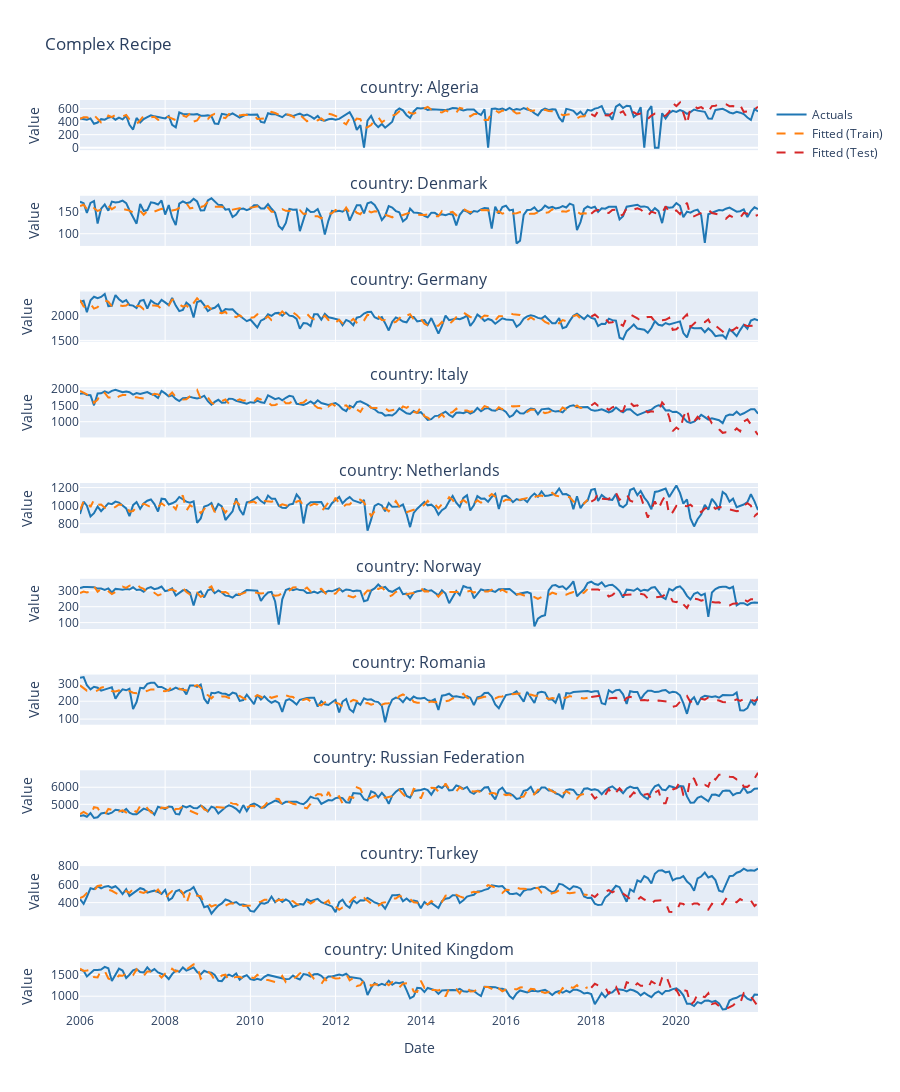

Here is the notebook cell this chart was saved with:
### Code cell
# Recipe with PLS (supervised dimensionality reduction)
rec_pls = (
    recipe()
    .step_normalize(all_numeric_predictors())
    .step_pls(all_numeric_predictors(), outcome="refinery_kbd", num_comp=5)
)

# Workflow
wf_pls = (
    workflow()
    .add_recipe(rec_pls)
    .add_model(linear_reg().set_engine("sklearn"))
)

# Fit and evaluate
fit_pls = wf_pls.fit_nested(train_data, group_col='country', per_group_prep=True)
fit_pls = fit_pls.evaluate(test_data)

print("✓ PLS model fitted successfully!")

fit = fit_pls

outputs, coefs, stats = fit.extract_outputs()

display(outputs)
display(coefs)
display(stats)

# Plot forecast
fig = plot_forecast(fit, title="Complex Recipe")
fig.show()

# Extract preprocessed training data
processed_train = fit.extract_preprocessed_data(train_data, split='train')
processed_test = fit.extract_preprocessed_data(test_data, split='test')    

display(processed_train.tail(10))
display(processed_test.head(10))

display(fit.get_feature_comparison())
